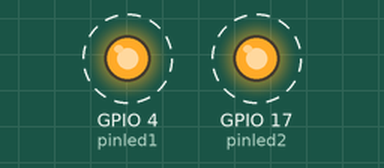
Recording of a program running on a simulated Raspberry Pi (BCM pin numbers). On the bench: output pins drawn as LEDs (lit = HIGH). Dashed ring = blinking. Threads take turns every 2 ms.

Above: at 0.2 s.
Timing chart, 0 to 4.6 s (numbered marks = the images above):
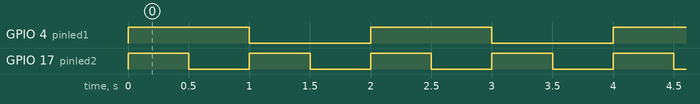

The program:

threa.py
```python
import RPi.GPIO as IO
import time
import threading

pinled1 = 4
pinled2 = 17
interval_led1 = 1
interval_led2 = 0.5


def setup_gpio():
    IO.setmode(IO.BCM)
    IO.setup(pinled1, IO.OUT)
    IO.setup(pinled2, IO.OUT)


def netejaIO():
    IO.cleanup()

def blink_led1():
    led1_state = False
    while True:
        led1_state = not led1_state
        IO.output(pinled1, led1_state)
        time.sleep(interval_led1)

def blink_led2():
    led2_state = False
    while True:
        led2_state = not led2_state
        IO.output(pinled2, led2_state)
        time.sleep(interval_led2)

setup_gpio()

try:
    thread_led1 = threading.Thread(target=blink_led1)
    thread_led2 = threading.Thread(target=blink_led2)

    thread_led1.start()
    thread_led2.start()

    thread_led1.join()
    thread_led2.join()

except KeyboardInterrupt:
    netejaIO()
```

Measured:
- by itself, GPIO 4 (pinled1): alternates HIGH for 1.0 s and LOW for 1.0 s
- by itself, GPIO 17 (pinled2): alternates HIGH for 0.50 s and LOW for 0.50 s
- by itself, everything shown: repeats every 2.0 s, in 6 steps
